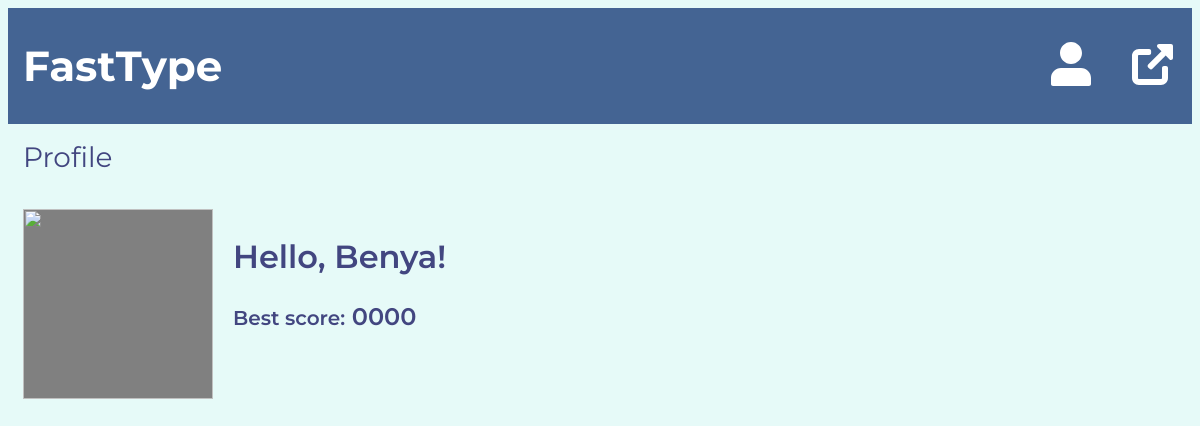
The page /profile/1 (signed in) on the database as committed earlier.
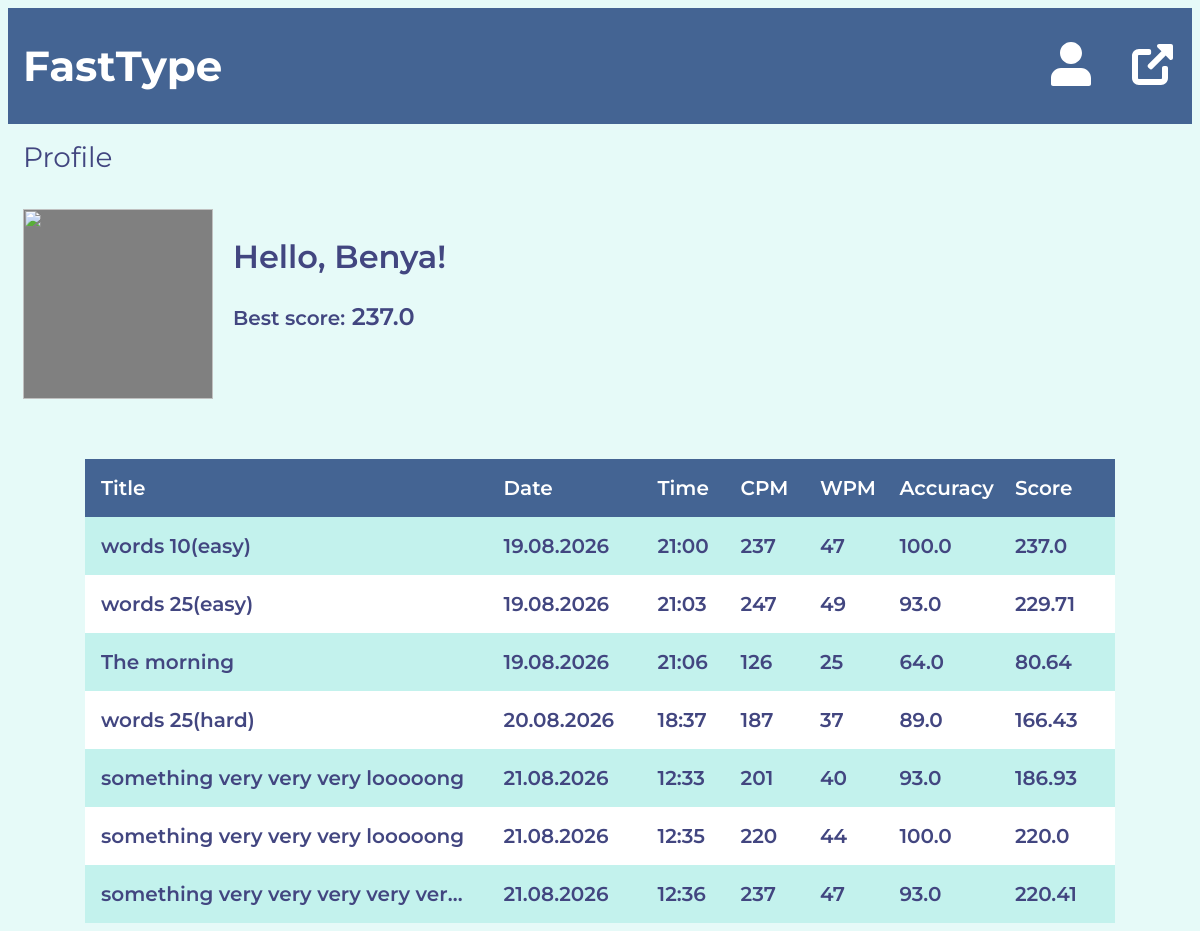
The same page on the database as committed later.
### models.py (models this page shows)
class BaseModel(Model):
    class Meta:
        database = db

class User(BaseModel):
    name = CharField()
    password = CharField()

class PersonalHistory(BaseModel):
    text_title = CharField()
    cpm = IntegerField()
    accuracy = FloatField()
    completed_at = DateTimeField(default= datetime.now)
    user = ForeignKeyField(User, backref="personal_history")
    @property
    def score(self):
        return calculate_score(self.cpm, self.accuracy)
    @property
    def wpm(self):
        return round(self.cpm / 5)
    @property
    def formatted_date(self):
        return self.completed_at.strftime('%d.%m.%Y')
    @property
    def formatted_time(self):
        return self.completed_at.strftime('%H:%M')

### profiles/route.py (the view)
@profiles_bp.route('/profile/<user_id>')
def profile(user_id):
    if not is_logged():
        return redirect('text.index')
    user = get_user_by_id(user_id)
    best_score = get_max_score(user_id)
    personal_history = list(get_personal_history(user_id))
    return render_template('profiles/profile.html',
                           user_name= user.name,
                           best_score= best_score if best_score else '0000',
                           history= personal_history
                           )

### action_db.py (called while the page is built)
def get_user_by_id(user_id) -> User:
    return User.get(User.id == user_id)

def get_personal_history(user_id: int):
    return PersonalHistory.select().where(PersonalHistory.user == user_id)

def get_max_score(user_id: int):
    history = PersonalHistory.select().where(PersonalHistory.user == user_id)
    return max((record.score for record in history), default= 0)

### utils.py (called while the page is built)
def calculate_score(cpm: int, accuracy: int)-> float:
    return round(cpm * accuracy / 100, 2)

def is_logged():
    return 'user' in session

### profiles/templates/profiles/profile.html (shortened to what this page needs)
{% extends "base.html" %}
{% block style %}
<link rel="stylesheet" href="{{ url_for('static', filename='css/profile.css') }}">
{% endblock %}
{% block main_content %}
<h1 class="title">Profile</h1>
<div class="profile__top">
  <img src="" alt="" class="profile__img" />
  <div class="progress">
    <p class="greet">
      Hello, {{ user_name }}!
    </p>
    <p class="record">
      <span class="record-span">Best score:</span> {{ best_score }}
    </p>
  </div>
</div>
{% if history %}
<table class="history">
  <thead>
    <tr class="history__head">
      <th class="history__text history__text--columns">Title</th>
      <th class="history__text history__text--columns">Date</th>
      <th class="history__text history__text--columns">Time</th>
      <th class="history__text history__text--columns">CPM</th>
      <th class="history__text history__text--columns">WPM</th>
      <th class="history__text history__text--columns">Accuracy</th>
      <th class="history__text history__text--columns">Score</th>
    </tr>
  </thead>
  <tbody>
    {% for record in history %}
    <tr class="history__body">
      <td class="history__text history__text--data">{{ record.text_title }}</td>
      <td class="history__text history__text--data">{{ record.formatted_date }}</td>
      <td class="history__text history__text--data">{{ record.formatted_time }}</td>
      <td class="history__text history__text--data">{{ record.cpm }}</td>
      <td class="history__text history__text--data">{{ record.wpm }}</td>
      <td class="history__text history__text--data">{{ record.accuracy }}</td>
      <td class="history__text history__text--data">{{ record.score }}</td>
    </tr>
    {% endfor %}
  </tbody>
</table>
{% endif %}
{% endblock %}

### templates/base.html (shortened to what this page needs)
<!DOCTYPE html>
<html lang="en">
<head>
  <link rel="stylesheet"
    href="https://cdnjs.cloudflare.com/ajax/libs/modern-normalize/3.0.1/modern-normalize.min.css"
  />
  <link rel="stylesheet" href="{{ url_for('static', filename= 'css/style.css') }}">
  {% block style %}
  {% endblock %}
</head>
<body>
  <header class="header">
    <div class="container container--header">
      <a href="{{ url_for('text.index') }}" class="logo link">FastType</a>
      <div class="auth">
        {% if session.get('user') %}
        <a href="{{ url_for('profiles.profile', user_id= session.get('user')) }}" class="link">
          <svg width="48px" height="48px">
            <use href="{{ url_for('static', filename='image/sprite.svg') }}#icon-profile"></use>
          </svg>
        </a>
        <a href="{{ url_for('auth.logout') }}" class="auth_btn link">
          <svg width="48px" height="48px">
            <use href="{{ url_for('static', filename='image/sprite.svg') }}#icon-exit"></use>
          </svg>
        </a>
        {% else %}
        <a href="{{ url_for('auth.login') }}" class="auth__btn link">Log in</a>
        <a href="{{ url_for('auth.register') }}" class="auth__btn link">Register</a>
        {% endif %}
      </div>
    </div>
  </header>
  <main>
    <div class="container">
      {% block main_content %}
      {% endblock %}
    </div>
  </main>
</body>
</html>

### static/css/style.css (style rules this page uses)
:root { --primary-color: #424680; --bg-color: #E6FAF8; --second-bg-color: #C3F2ED; --gray-text-color: #B1B3CA; --white-color: #fff; --black-color: #000000; --header-bg-color: #446493; --accent-color: #68BABD; --accent-tr-color: rgba(104, 186, 189, 0.4); --danger-tr-color: rgba(250, 152, 139, 0.4); }
body { font-family: 'Montserrat', sans-serif; color: var(--gray-text-color); background-color: var(--bg-color); }
.container { max-width: 1270px; margin: 0 auto; padding-left: 15px; padding-right: 15px; }
.link { text-decoration: none; }
.header { background-color: var(--header-bg-color); }
.container--header { display: flex; align-items: center; padding-top: 32px; padding-bottom: 32px; }
.logo { display: block; font-weight: 700; font-size: 42px; letter-spacing: 0%; color: var(--white-color); }
.auth { display: flex; margin-left: auto; gap: 34px; }

### static/css/profile.css (style rules this page uses)
.title { margin-bottom: 38px; font-weight: 400; font-size: 28px; line-height: 100%; letter-spacing: 0%; color: var(--primary-color); }
.profile__top { display: flex; margin-bottom: 60px; }
.profile__img { width: 190px; height: 190px; background-color: gray; margin-right: 20px; }
.greet { margin-bottom: 32px; font-weight: 600; font-size: 32px; line-height: 100%; letter-spacing: 0%; color: var(--primary-color); }
.record { font-weight: 600; font-size: 24px; line-height: 100%; letter-spacing: 0%; color: var(--primary-color); }
.record-span { font-size: 20px; }
.history { width: 1030px; table-layout: fixed; border-spacing: 0; margin-right: auto; margin-left: auto; }
.history td:nth-child(1), .history th:nth-child(1) { width: 330px; }
.history td:nth-child(2), .history th:nth-child(2) { width: 126px; }
.history td:nth-child(3), .history th:nth-child(3), .history td:nth-child(7), .history th:nth-child(7) { width: 67px; }
.history td:nth-child(4), .history th:nth-child(4), .history td:nth-child(5), .history th:nth-child(5) { width: 64px; }
.history td:nth-child(6), .history th:nth-child(6) { width: 94px; }
.history__head { height: 58px; background-color: var(--header-bg-color); }
.history__body { height: 58px; background-color: var(--second-bg-color); }
.history__body:nth-child(2n) { background-color: var(--white-color); }
.history__text { padding-top: 16px; padding-bottom: 16px; text-align: start; font-weight: 600; font-size: 20px; line-height: 100%; letter-spacing: 0%; }
.history__text--columns { color: var(--white-color); }
.history__text--data { overflow: hidden; text-overflow: ellipsis; white-space: nowrap; padding-right: 30px; color: var(--primary-color); }
.history__text:first-child { padding-left: 16px; }
.history__text:last-child { padding-right: 16px; }

Rows that differ between the two databases and show on the page:
added PersonalHistory: text_title "words 10(easy)", formatted_date "19.08.2026", formatted_time "21:00", cpm "237", wpm "47", accuracy "100.0", score "237.0"
added PersonalHistory: text_title "words 25(easy)", formatted_date "19.08.2026", formatted_time "21:03", cpm "247", wpm "49", accuracy "93.0", score "229.71"
added PersonalHistory: text_title "The morning", formatted_date "19.08.2026", formatted_time "21:06", cpm "126", wpm "25", accuracy "64.0", score "80.64"
added PersonalHistory: text_title "words 25(hard)", formatted_date "20.08.2026", formatted_time "18:37", cpm "187", wpm "37", accuracy "89.0", score "166.43"
added PersonalHistory: text_title "something very very very looooong", formatted_date "21.08.2026", formatted_time "12:33", cpm "201", wpm "40", accuracy "93.0", score "186.93"
added PersonalHistory: text_title "something very very very looooong", formatted_date "21.08.2026", formatted_time "12:35", cpm "220", wpm "44", accuracy "100.0", score "220.0"
added PersonalHistory: text_title "something very very very very ver…", formatted_date "21.08.2026", formatted_time "12:36", cpm "237", wpm "47", accuracy "93.0", score "220.41"
Other text that changed with them:
{{ best_score }}: "0000" → "237.0"
text now shown: "Title Date Time CPM WPM Accuracy Score"
